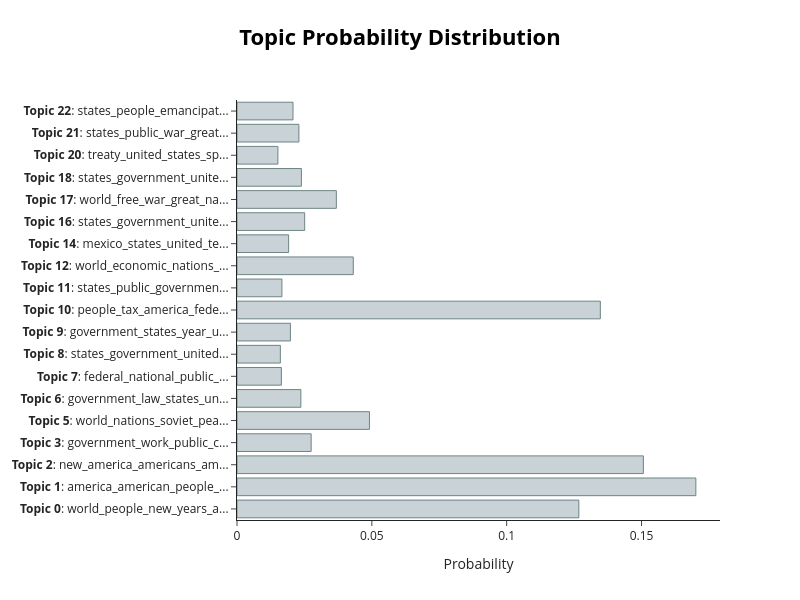

Here is the notebook cell this chart was saved with:
### Code cell
# output the topic distribution for the first speech
# hint: check out approximate_distribution() and visualize_distribution()
first_doc = docs[0]
# herre I get the topic probabolioties for the first document and I ignore the second value
dist, _ = topic_model.approximate_distribution(first_doc)
print(dist)
topic_probability_dist = topic_model.visualize_distribution(dist[0])
topic_probability_dist.write_html("outputs/topic_probability_dist.html")
topic_probability_dist

### Figure 1 — Plotly figure (JSON) as saved in the notebook; plotly's stock layout.template omitted (floating-point values rounded to 4 significant figures)
{"data": [{"marker": {"color": "#C8D2D7", "line": {"color": "#6E8484", "width": 1}}, "orientation": "h", "type": "bar", "x": [0.1268, 0.1701, 0.1507, 0.0275, 0.04912, 0.02368, 0.01645, 0.01607, 0.01981, 0.1347, 0.01666, 0.04311, 0.01915, 0.0251, 0.03684, 0.02389, 0.01517, 0.02295, 0.02077], "y": ["<b>Topic 0</b>: world_people_new_years_a...", "<b>Topic 1</b>: america_american_people_...", "<b>Topic 2</b>: new_america_americans_am...", "<b>Topic 3</b>: government_work_public_c...", "<b>Topic 5</b>: world_nations_soviet_pea...", "<b>Topic 6</b>: government_law_states_un...", "<b>Topic 7</b>: federal_national_public_...", "<b>Topic 8</b>: states_government_united...", "<b>Topic 9</b>: government_states_year_u...", "<b>Topic 10</b>: people_tax_america_fede...", "<b>Topic 11</b>: states_public_governmen...", "<b>Topic 12</b>: world_economic_nations_...", "<b>Topic 14</b>: mexico_states_united_te...", "<b>Topic 16</b>: states_government_unite...", "<b>Topic 17</b>: world_free_war_great_na...", "<b>Topic 18</b>: states_government_unite...", "<b>Topic 20</b>: treaty_united_states_sp...", "<b>Topic 21</b>: states_public_war_great...", "<b>Topic 22</b>: states_people_emancipat..."]}], "layout": {"height": 600, "hoverlabel": {"bgcolor": "white", "font": {"family": "Rockwell", "size": 16}}, "title": {"font": {"color": "Black", "size": 22}, "text": "<b>Topic Probability Distribution</b>", "x": 0.5, "xanchor": "center", "y": 0.95, "yanchor": "top"}, "width": 800, "xaxis": {"title": {"text": "Probability"}}}}
